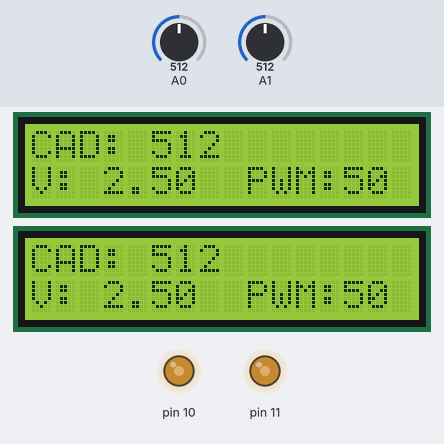
Recording of a sketch running on a simulated Arduino Uno, built with avr-gcc and run on an emulated ATmega328P. Parts: 2 × 16×2 character LCD, output pins drawn as LEDs (lit = HIGH). The inputs (shaded band) are chosen by the test bench; at power-on: A0 = 512, A1 = 512.

Above: at 1.3 s.
1.4 s: A0 set to 716
At 3.7 s:
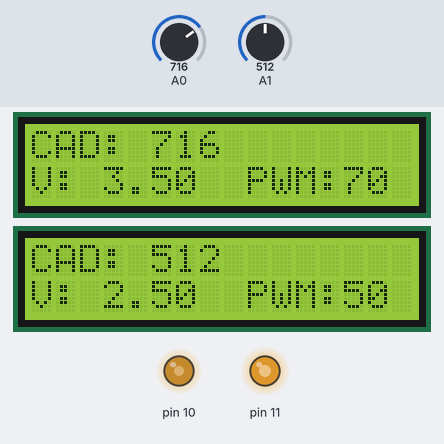
4.0 s: A1 set to 716
At 5.5 s:
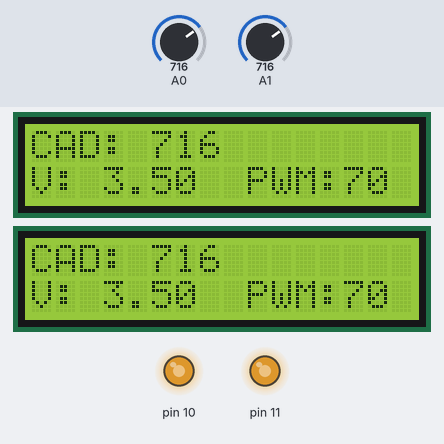
5.8 s: A0 set to 900
At 7.3 s:
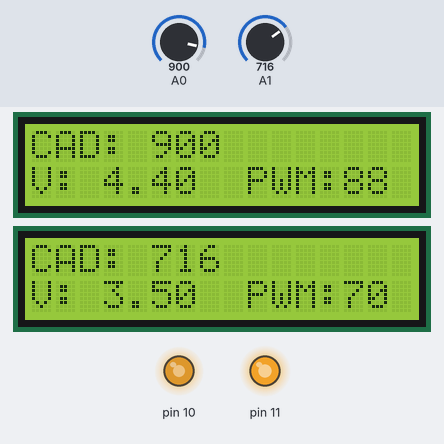
7.6 s: A1 set to 900
At 9.1 s:
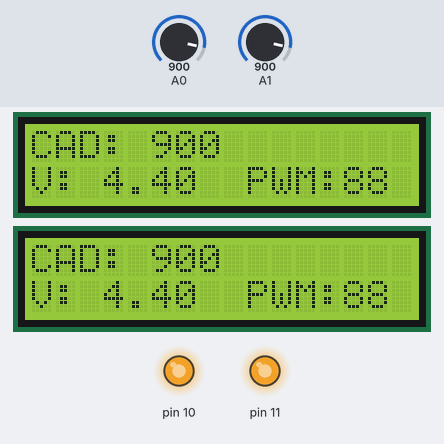
9.4 s: A0 set to 511
At 10.9 s:
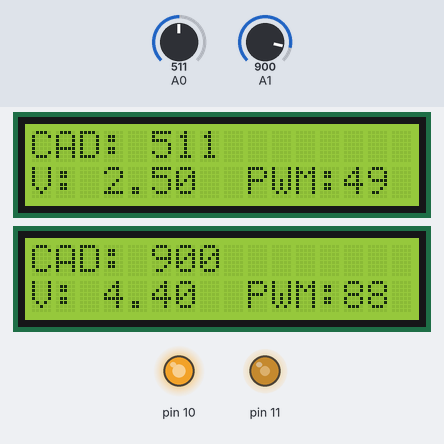
11.2 s: A1 set to 122
At 12.7 s:
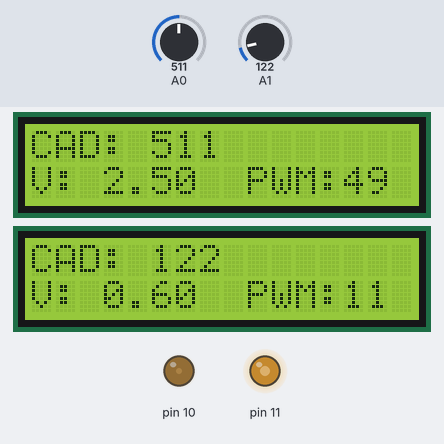
Timing chart, 0 to 14.1 s (numbered marks = the images above; inputs shaded):
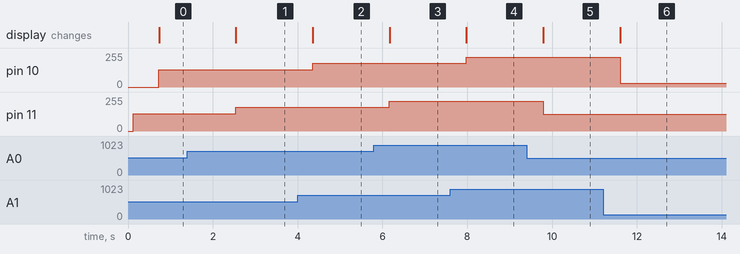

The sketch:

DiazRaull_DEBER_4.1_SE.ino
```cpp
/*
 * CAPITULO IV: PERIFERICOS ESPECIALES
 * DEBER 4.1_SE
 * NOMBRE: Díaz Raúl
 * TEMA:  CAD y PWM
 * OBJETIVO: Realizar un sistema en el cual se conecten 2 motores (parecido al diagrama que se utilizo en clase).
 *           Los datos de CAD, V y PWM se deben visulizar en una LCD para cada motor.
 *           A travez de la activación de un botón y un switch (el funcionamiento de un motor dependerá de la
 *           activación de un botón y el otro dependerá de la activación de un switch, a su elección) entrará en
 *           funcionamiento el motor que corresponda y se visualizará en la LCD de ese motor los datos de CAD, Voltaje y PWM.
 *
 */

 #include<LiquidCrystal.h>
LiquidCrystal lcd(13,12,5,4,3,2);       //seleccion de pines para la LCD
LiquidCrystal lcd1(9,8,5,4,3,2);       //seleccion de pines para la LCD
int conversor;                          //variable para adquirir datos del conversor entre 0-1023
float voltaje;                          //variable de conversion de conversor a voltaje
int dutty;

void setup() {
  lcd.begin(16,2);                      // inicializa la LCD
  lcd1.begin(16,2);
}

void loop() {
  conversor=analogRead(A0);             // lectura del canal A0-0-14
  voltaje=(conversor*5.0)/1023.0;       //conversor de voltaje
  dutty=conversor/4;                    //cambio la escala para el dutty
  analogWrite(11,dutty);                //envio de valor al pin 11
  lcd.setCursor(0,0);
  lcd.print("CAD:");
  lcd.setCursor(5,0);
  lcd.print(conversor);
  lcd.setCursor(0,1);
  lcd.print("V:");
  lcd.setCursor(3,1);
  lcd.print(voltaje);
  lcd.setCursor(9,1);
  lcd.print("PWM:");
  lcd.setCursor(13,1);
  lcd.print((dutty*100)/255);
  delay(600);
  //lcd.clear();

  conversor=analogRead(A1);             // lectura del canal A0-0-14
  voltaje=(conversor*5.0)/1023.0;       //conversor de voltaje
  dutty=conversor/4;                    //cambio la escala para el dutty
  analogWrite(10,dutty);                //envio de valor al pin 11
  lcd1.setCursor(0,0);
  lcd1.print("CAD:");
  lcd1.setCursor(5,0);
  lcd1.print(conversor);
  lcd1.setCursor(0,1);
  lcd1.print("V:");
  lcd1.setCursor(3,1);
  lcd1.print(voltaje);
  lcd1.setCursor(9,1);
  lcd1.print("PWM:");
  lcd1.setCursor(13,1);
  lcd1.print((dutty*100)/255);
  delay(600);
  //lcd1.clear();


}
```

Measured:
- after the input at 1.4 s, pin 11: 128/255 → 179/255 after 1.1 s; the display: changes after 1.1 s (image 1)
- after the input at 4.0 s, pin 10: 128/255 → 179/255 after 0.35 s; the display: changes after 0.36 s (image 2)
- after the input at 5.8 s, pin 11: 179/255 → 225/255 after 0.37 s; the display: changes after 0.37 s (image 3)
- after the input at 7.6 s, pin 10: 179/255 → 225/255 after 0.38 s; the display: changes after 0.38 s (image 4)
- after the input at 9.4 s, pin 11: 225/255 → 127/255 after 0.39 s; the display: changes after 0.39 s (image 5)
- after the input at 11.2 s, pin 10: 225/255 → 30/255 after 0.40 s; the display: changes after 0.40 s (image 6)
